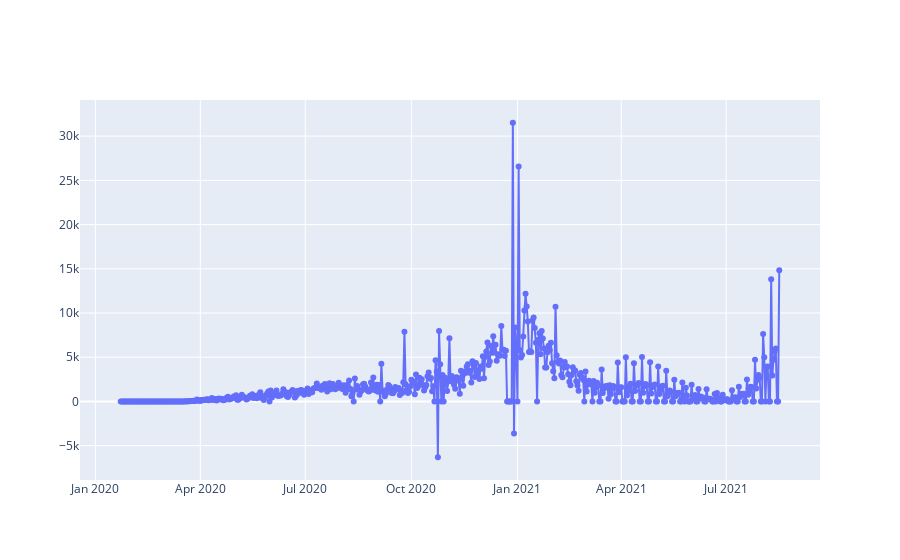

The notebook cell this image was saved under:
### Code cell
figure1.add_trace(go.Scatter(x=nc_merged_pop.columns, y=nc_merged_pop.sum(),mode='lines+markers',name='NC State wide norm new cases'))
figure1.show()

### Figure 1 — Plotly figure (JSON) as saved in the notebook; plotly's stock layout.template omitted (floating-point values rounded to 4 significant figures; data arrays with more than 128 entries replaced by an {"elided": "..."} marker saying what was removed)
{"data": [{"mode": "lines+markers", "name": "NC State wide norm new cases", "type": "scatter", "x": {"elided": "572 str values"}, "y": {"elided": "572 int values"}}], "layout": {}}
